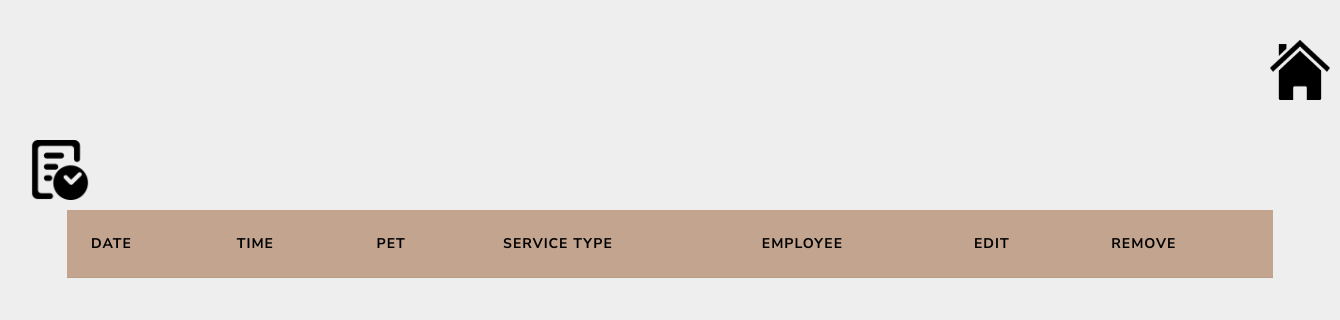
The app's page /Pages/personalReservationManagement.php?state=3 (signed in), older data.
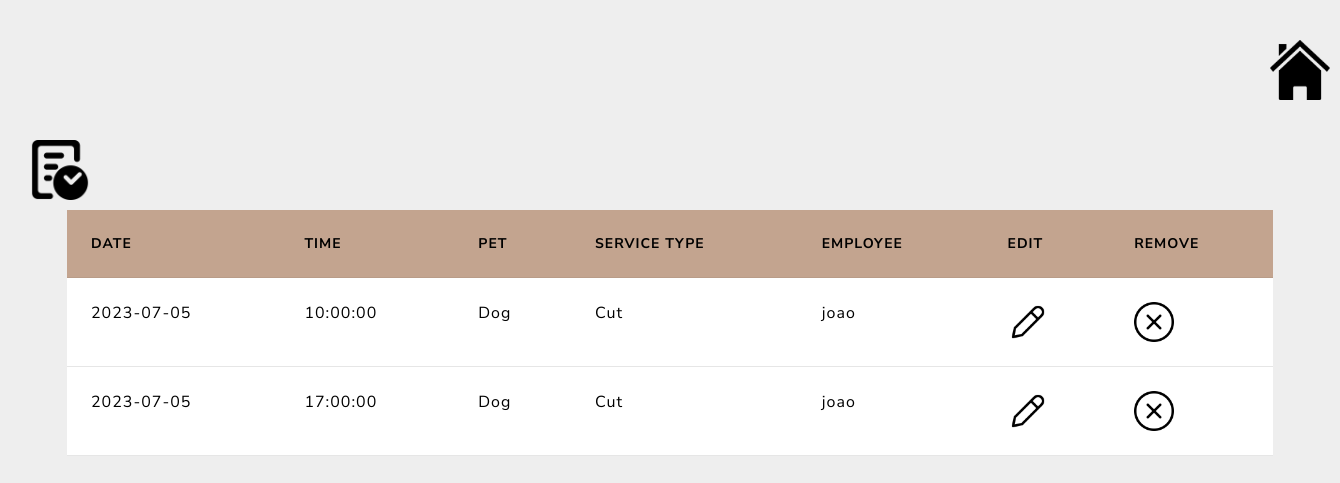
The same page, newer data.
### tables this page shows
CREATE TABLE `reservation` (
  `idReservation` int(11) NOT NULL,
  `idClient` varchar(25) NOT NULL,
  `date` date NOT NULL,
  `time` time NOT NULL,
  `pet` varchar(20) NOT NULL,
  `serviceType` varchar(20) NOT NULL,
  `EmployeeUser` varchar(25) NOT NULL
);

### Pages/personalReservationManagement.php (the view, shortened to what this page needs)
<!DOCTYPE html>
<html lang="en">
<head>
    <link rel="stylesheet" href="bootstrap.css">
</head>
<body>
    <a href="./homePage.php"><img src="./home.png" alt="home.png" class="button"></a>
    <a href="PgReservation.php"><img src="./reservation.png" alt="reservation.png" class="button2"></a>
    <div class="table-div">
        <table class="table table-hover">
            <thead style="background-color: #c3a48f;">
                <tr>
                    <th scope="col" style="color: black;">Date</th>
                    <th scope="col" style="color: black;">Time</th>
                    <th scope="col" style="color: black;">Pet</th>
                    <th scope="col" style="color: black;">Service Type</th>
                    <th scope="col" style="color: black;">Employee</th>
                    <th scope="col" style="color: black;">Edit</th>
                    <th scope="col" style="color: black;">Remove</th>
                </tr>
            </thead>
            <tbody>
                <?php
                if (isset($_SESSION["login"])) {
                    $sql = "SELECT * FROM reservation AS r INNER JOIN user as U1 ON r.idClient = U1.Login INNER JOIN user as U2 ON 	r.EmployeeUser = U2.Login where idClient='" . $_SESSION["login"] . "' ORDER BY time ";
                    $retval = mysqli_query($conn, $sql);
                    while ($row = mysqli_fetch_array($retval)) {
                        echo "<tr class='table-secondary'><td>" . $row['date'] . "</td>";
                        echo "<td>" . $row['time'] . "</td>";
                        echo "<td>" . $row['pet'] . "</td>";
                        echo "<td>" . $row['serviceType'] . "</td>";
                        echo "<td>" . $row['EmployeeUser'] . "</td>";
                        echo "<td><a href='Pgedit_reservation.php?id=" . $row["idReservation"] . "'><img src='edit.png' class='management-icon'></a></td>";
                        echo "<td><a href='delete_reservation.php?id=" . $row["idReservation"] . "'><img src='remove.png' class='management-icon'></a></td>";
                        echo "</tr>";
                    }
                }
                ?>
            </tbody>
        </table>
    </div>
</body>
</html>

Row changes from the older to the newer data that the page shows:
added reservation: date "2023-07-05", time "10:00:00", pet "Dog", serviceType "Cut", EmployeeUser "joao"
added reservation: date "2023-07-05", time "17:00:00", pet "Dog", serviceType "Cut", EmployeeUser "joao"
